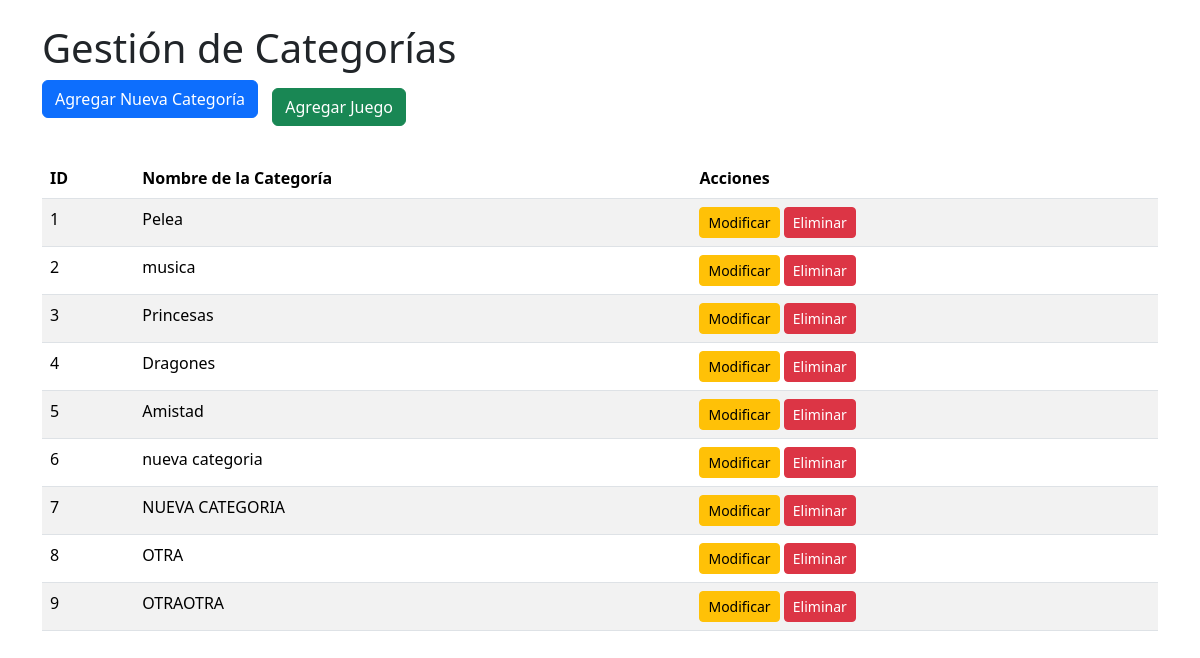
Screenshot of /categorias/index.php (signed in) with the database file from the repository.
### tables this page shows
CREATE TABLE `categorias` (
  `id_categoria` int NOT NULL AUTO_INCREMENT,
  `nombre_categoria` varchar(50) NOT NULL,
  PRIMARY KEY (`id_categoria`)
);

### categorias/index.php (the view, shortened to what this page needs)
<?php
include_once('../conf/conf.php');
$consulta = "SELECT * FROM categorias";
$ejecutar = mysqli_query($con, $consulta);
?>
<!DOCTYPE html>
<html lang="en">
<head>
    <link href="https://cdn.jsdelivr.net/npm/bootstrap@5.3.3/dist/css/bootstrap.min.css" rel="stylesheet">
</head>
<body>
    <div class="container mt-4">
        <h1>Gestión de Categorías</h1>
        <a href="registrocategoria.php" class="btn btn-primary mb-3">Agregar Nueva Categoría</a>
        <a href="../admin/registrojuego.php" class="btn btn-success" style="margin-left: 10px;">Agregar Juego</a>
        <br><br>
        <table class="table table-striped">
            <thead>
                <tr>
                    <th>ID</th>
                    <th>Nombre de la Categoría</th>
                    <th>Acciones</th>
                </tr>
            </thead>
            <tbody>
                <?php
                while ($categoria = mysqli_fetch_assoc($ejecutar)) {
                    echo '<tr>';
                    echo '<td>' . $categoria['id_categoria'] . '</td>';
                    echo '<td>' . $categoria['nombre_categoria'] . '</td>';
                    echo '<td>';
                    echo '<a href="modificarcategoria.php?id=' . $categoria['id_categoria'] . '" class="btn btn-warning btn-sm">Modificar</a> ';
                    echo '<a href="controles.php?bandera=7&id_categoria=' . $categoria['id_categoria'] . '" class="btn btn-danger btn-sm" onclick="return confirm(\'¿Estás seguro de que quieres eliminar esta categoría?\')">Eliminar</a>';
                    echo '</td>';
                    echo '</tr>';
                }
                ?>
            </tbody>
        </table>
    </div>
</body>
</html>

### rows the page displays
categorias: id_categoria "1", nombre_categoria "Pelea"
categorias: id_categoria "2", nombre_categoria "musica"
categorias: id_categoria "3", nombre_categoria "Princesas"
categorias: id_categoria "4", nombre_categoria "Dragones"
categorias: id_categoria "5", nombre_categoria "Amistad"
categorias: id_categoria "6", nombre_categoria "nueva categoria"
categorias: id_categoria "7", nombre_categoria "NUEVA CATEGORIA"
categorias: id_categoria "8", nombre_categoria "OTRA"
categorias: id_categoria "9", nombre_categoria "OTRAOTRA"
